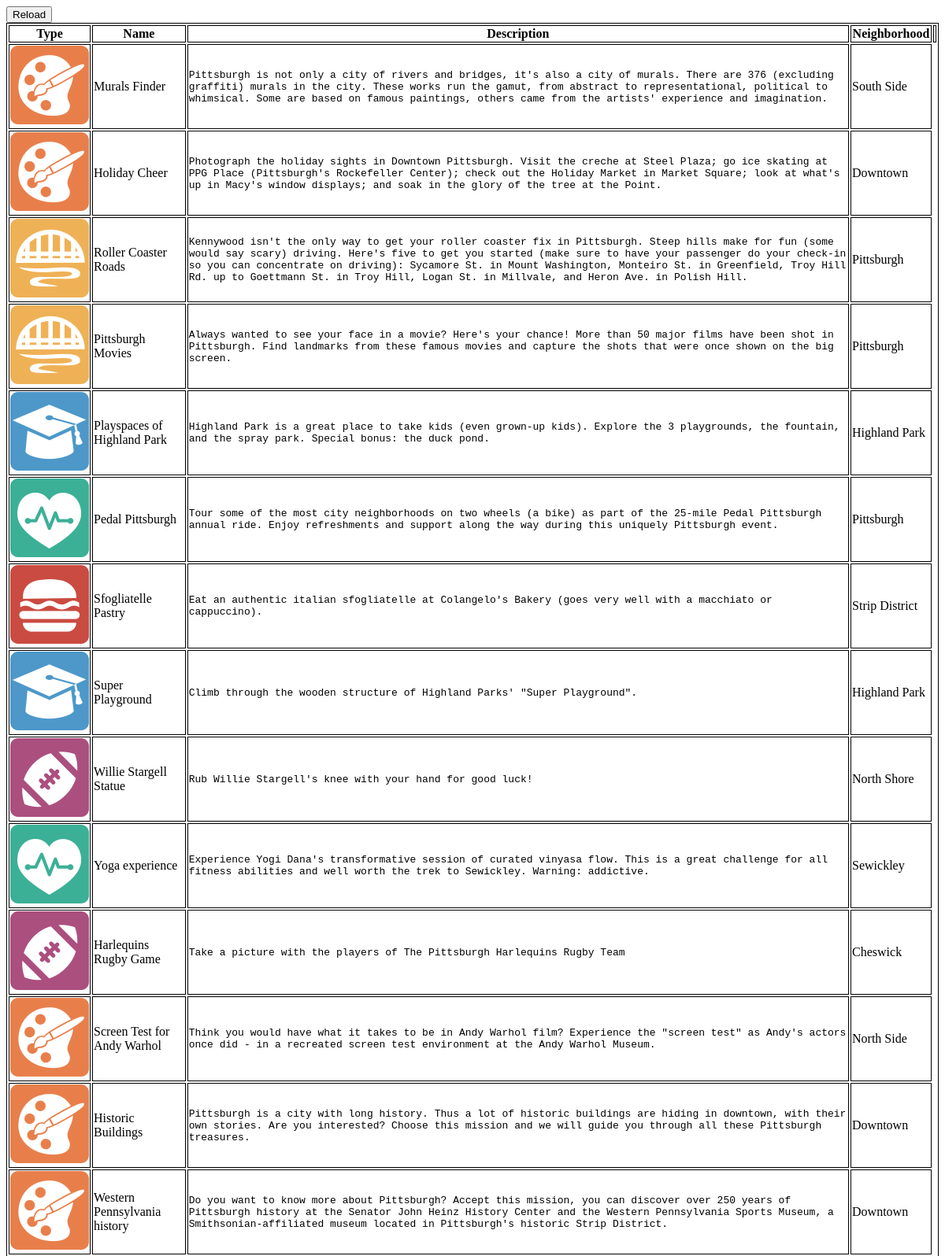
Screenshot of /www/dba/missionIndex.php (upper part) with the database file from the repository.
### tables this page shows
CREATE TABLE mission (
  id int(11) NOT NULL AUTO_INCREMENT,
  sortOrder int(11) NOT NULL,
  `name` varchar(100) NOT NULL,
  description varchar(10000) NOT NULL,
  neighborhood varchar(1000) NOT NULL,
  `type` varchar(100) NOT NULL,
  tags varchar(1000) NOT NULL,
  locationsOrdered tinyint(1) unsigned NOT NULL,
  startDate timestamp NOT NULL DEFAULT '0000-00-00 00:00:00',
  endDate timestamp NOT NULL DEFAULT '0000-00-00 00:00:00',
  timeEstimate int(11) NOT NULL,
  showLocations tinyint(1) NOT NULL,
  photo tinyint(1) NOT NULL,
  PRIMARY KEY (id)
);

### www/dba/missionIndex.php (the view, shortened to what this page needs)
<!DOCTYPE html>
<html>
<head>
<link rel="stylesheet" type="text/css" href="/dba/dba.css">
</head>
<body>
<?php
$db = new mysqli("localhost", "pgh-challenge", "5NdSW4FaAqQXthqs", "game");
$table = "mission";
$stmt = $db->prepare("select type, name, description, neighborhood from $table order by sortOrder asc");
echo "<input class=\"refreshBtn\" type=\"button\" value=\"Reload\" onclick=\"refreshPage()\" />\n";
echo "<table id=\"dataTable\">\n";
echo "<tr><th>Type</th><th>Name</th><th>Description</th><th>Neighborhood</th>";
echo "<td></td></tr>\n";
$stmt->execute();
$stmt->bind_result($type, $name, $desc, $neighborhood);
$missionCount = 0;
while($stmt->fetch())
{
	echo "<tr>".
	"<td><img src=\"/images/typeIcon/$type.png\"/></td><td>$name</td><td><pre>".htmlspecialchars($desc)."</pre></td><td>$neighborhood</td>";
	echo "</tr>\n";
	$missionCount++;
}
echo "</table>\n<hr/>Total Missions: $missionCount\n";
?>
</body>
</html>

### www/dba/dba.css (style rules this page uses)
table, tr, td, th { border: 1px solid black; }
.refreshBtn { vertical-align: top; display:block; }
pre { white-space: normal; }

### rows the page displays
mission: type (picture), name "Murals Finder", description "Pittsburgh is not only a city of rivers and bridges, it's also a city of murals. There are 376 (excluding graffiti) murals in the city. These works run the gamut, from abstract to representational, political to whimsical. Some are based on famous paintings, others came from the artists' experience and imagination.", neighborhood "South Side"
mission: type (picture), name "Holiday Cheer", description "Photograph the holiday sights in Downtown Pittsburgh. Visit the creche at Steel Plaza; go ice skating at PPG Place (Pittsburgh's Rockefeller Center); check out the Holiday Market in Market Square; look at what's up in Macy's window displays; and soak in the glory of the tree at the Point.", neighborhood "Downtown"
mission: type (picture), name "Roller Coaster Roads", description "Kennywood isn't the only way to get your roller coaster fix in Pittsburgh. Steep hills make for fun (some would say scary) driving. Here's five to get you started (make sure to have your passenger do your check-in so you can concentrate on driving): Sycamore St. in Mount Washington, Monteiro St. in Greenfield, Troy Hill Rd. up to Goettmann St. in Troy Hill, Logan St. in Millvale, and Heron Ave. in Polish Hill.", neighborhood "Pittsburgh"
mission: type (picture), name "Pittsburgh Movies", description "Always wanted to see your face in a movie? Here's your chance! More than 50 major films have been shot in Pittsburgh. Find landmarks from these famous movies and capture the shots that were once shown on the big screen.", neighborhood "Pittsburgh"
mission: type (picture), name "Playspaces of Highland Park", description "Highland Park is a great place to take kids (even grown-up kids). Explore the 3 playgrounds, the fountain, and the spray park. Special bonus: the duck pond.", neighborhood "Highland Park"
mission: type (picture), name "Pedal Pittsburgh", description "Tour some of the most city neighborhoods on two wheels (a bike) as part of the 25-mile Pedal Pittsburgh annual ride. Enjoy refreshments and support along the way during this uniquely Pittsburgh event.", neighborhood "Pittsburgh"
mission: type (picture), name "Sfogliatelle Pastry", description "Eat an authentic italian sfogliatelle at Colangelo's Bakery (goes very well with a macchiato or cappuccino).", neighborhood "Strip District"
mission: type (picture), name "Super Playground", description "Climb through the wooden structure of Highland Parks' \"Super Playground\".", neighborhood "Highland Park"
mission: type (picture), name "Willie Stargell Statue", description "Rub Willie Stargell's knee with your hand for good luck!", neighborhood "North Shore"
mission: type (picture), name "Yoga experience", description "Experience Yogi Dana's transformative session of curated vinyasa flow. This is a great challenge for all fitness abilities and well worth the trek to Sewickley. Warning: addictive.", neighborhood "Sewickley"
mission: type (picture), name "Harlequins Rugby Game", description "Take a picture with the players of The Pittsburgh Harlequins Rugby Team", neighborhood "Cheswick"
mission: type (picture), name "Screen Test for Andy Warhol", description "Think you would have what it takes to be in Andy Warhol film? Experience the \"screen test\" as Andy's actors once did - in a recreated screen test environment at the Andy Warhol Museum.", neighborhood "North Side"
mission: type (picture), name "Historic Buildings", description "Pittsburgh is a city with long history. Thus a lot of historic buildings are hiding in downtown, with their own stories. Are you interested? Choose this mission and we will guide you through all these Pittsburgh treasures.", neighborhood "Downtown"
mission: type (picture), name "Western Pennsylvania history", description "Do you want to know more about Pittsburgh? Accept this mission, you can discover over 250 years of Pittsburgh history at the Senator John Heinz History Center and the Western Pennsylvania Sports Museum, a Smithsonian-affiliated museum located in Pittsburgh's historic Strip District.", neighborhood "Downtown"
